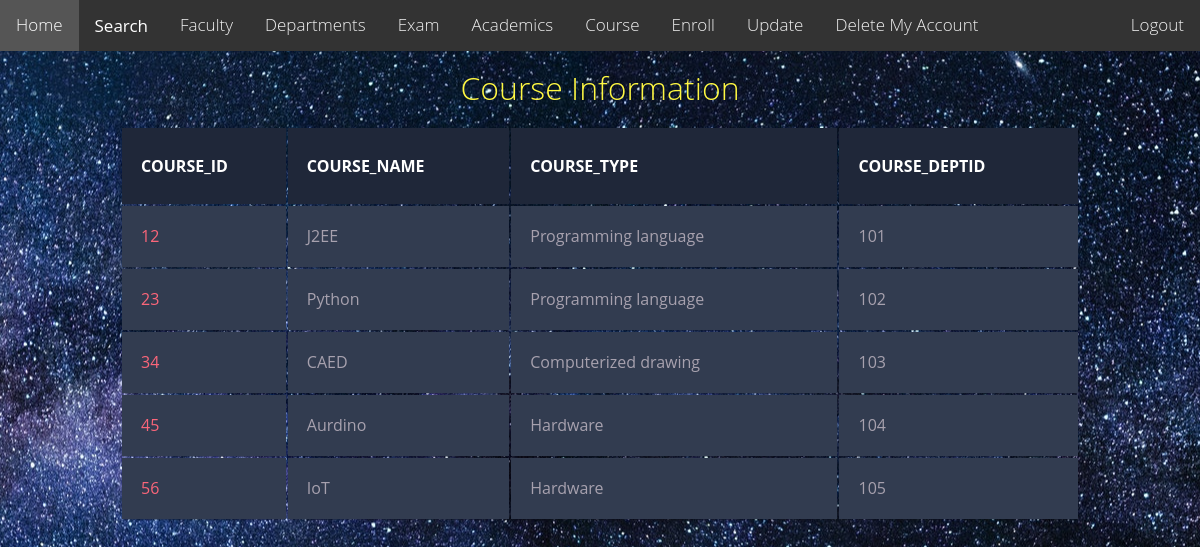
The page /course.php on the database its author committed.
### tables this page shows
CREATE TABLE `course` (
  `c_id` int(10) NOT NULL ,
  `c_name` varchar(25) NOT NULL,
  `c_type` varchar(25) NOT NULL, `c_deptid` int(10) NOT NULL
);

### course.php (the view, shortened to what this page needs)
<!DOCTYPE html>
<html>
<head>
</head>
<body>
<div class="topnav">
<a href="home.php?uname=$_SESSION['username']">Home</a>
<div class="dropdown">
    <button class="dropbtn">Search
    </button>
  </div>
<a href="faculty.php?uname=$_SESSION['username']">Faculty</a>
<a href="department.php?uname=$_SESSION['username']">Departments</a>
<a href="exam.php?uname=$_SESSION['username']">Exam</a>
<a href="academics.php?uname=$_SESSION['username']">Academics</a>
<a href="course.php?uname=$_SESSION['username']">Course</a>
<a href="course_enroll.php?uname=$_SESSION['username']">Enroll</a>
<a href="updation.php?uname=$_SESSION['username']">Update</a>
<a href="deleteMyAccount.php?uname=$_SESSION['username']">Delete My Account</a>
<div class="topnav-right">
<a href="logout.php">Logout</a>
  </div>
</div>
<h1><span class="yellow">Course Information</span></h1>
<table class="container">
	<thead>
		<tr>
			<th><h1>COURSE_ID</h1></th>
			<th><h1>COURSE_NAME</h1></th>
			<th><h1>COURSE_TYPE</h1></th>
			<th><h1>COURSE_DEPTID</h1></th>
                                 </tr>
	</thead>
<?php
$conn=mysqli_connect("localhost","root","roopav@123","project");
$sql="SELECT c_id,c_name,c_type,c_deptid FROM course";
$result=$conn->query($sql);
if($result->num_rows > 0){
while($row=$result->fetch_assoc()){
	echo "<tbody><tr><td>" .$row["c_id"]. "</td><td>" .$row["c_name"] ."</td><td>" .$row["c_type"]. "</td><td> "  . $row["c_deptid"]. "</td></tr>";
}
echo "</tbody>
</table>
</body>
</html>";
}
else{
echo "0 result";
}
?>

### course.php (style rules this page uses)
body { margin: 0; font-family: Arial, Helvetica, sans-serif; font-family: 'Open Sans', sans-serif; font-weight: 300; line-height: 1.42em; color:#A7A1AE; background-image: url('image5.png'); background-repeat: no-repeat; background-attachment: fixed; background-position: center; }
.topnav { overflow: hidden; background-color: #333; }
.topnav a { float: left; color: #f2f2f2; text-align: center; padding: 14px 16px; text-decoration: none; font-size: 17px; }
.topnav-right { float: right; }
.dropdown { float: left; overflow: hidden; }
.dropdown .dropbtn { font-size: 17px; border: none; outline: none; color: white; padding: 14px 16px; background-color: inherit; font-family: inherit; margin: 0; }
h1 { font-size:2em; font-weight: 300; line-height:1em; text-align: center; color: #4DC3FA; }
.yellow { color: #FFF842; }
.container th h1 { font-weight: bold; font-size: 1em; text-align: left; color:white; //color: #185875; }
.container td { font-weight: normal; font-size: 1em; -webkit-box-shadow: 0 2px 2px -2px #0E1119; -moz-box-shadow: 0 2px 2px -2px #0E1119; box-shadow: 0 2px 2px -2px #0E1119; }
.container { text-align: left; overflow: hidden; width: 80%; margin: 0 auto; display: table; padding: 0 0 8em 0; }
.container td, .container th { padding-bottom: 2%; padding-top: 2%; padding-left:2%; }
.container tr:nth-child(odd) { background-color: #323C50; }
.container th { background-color: #1F2739; }
.container td:first-child { color: #FB667A; }

### rows shown on the page
course: c_id "12", c_name "J2EE", c_type "Programming language", c_deptid "101"
course: c_id "23", c_name "Python", c_type "Programming language", c_deptid "102"
course: c_id "34", c_name "CAED", c_type "Computerized drawing", c_deptid "103"
course: c_id "45", c_name "Aurdino", c_type "Hardware", c_deptid "104"
course: c_id "56", c_name "IoT", c_type "Hardware", c_deptid "105"
